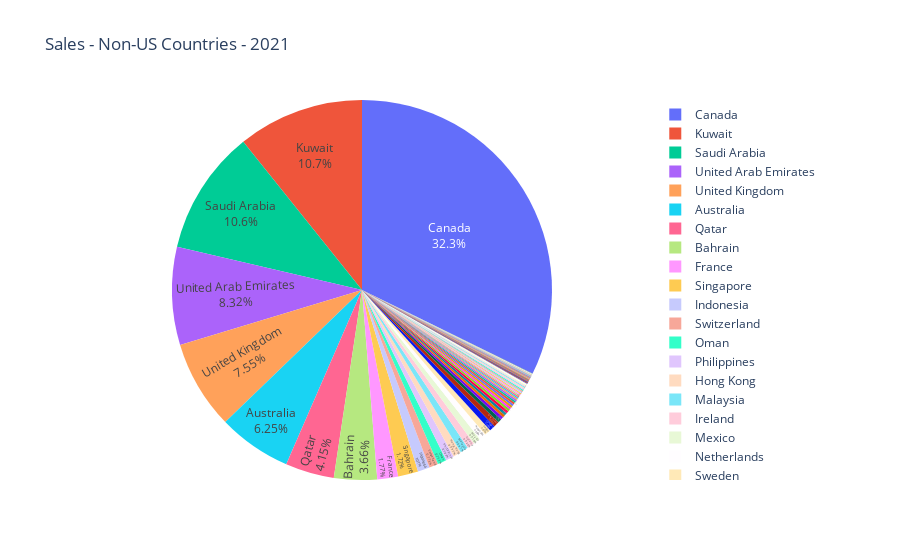

Notebook cell for this chart:
### Code cell
# Plotly pie chart - net sales by "country" column value - 2021
fig_sales_country_2021 = px.pie(per_country_sales_2021_df, names="country", values="net_sales", title="Sales - Non-US Countries - 2021",
    labels={"country" : 'Country', "net_sales" :'Sales in $'})
fig_sales_country_2021.update_traces(textposition='inside', textinfo='percent+label')

fig_sales_country_2021.show()

### Figure 1 — Plotly figure (JSON) as saved in the notebook; plotly's stock layout.template omitted (floating-point values rounded to 4 significant figures)
{"data": [{"domain": {"x": [0, 1], "y": [0, 1]}, "hovertemplate": "Country=%{label}<br>Sales in $=%{value}<extra></extra>", "labels": ["Armenia", "Australia", "Austria", "Bahamas", "Bahrain", "Barbados", "Belgium", "Belize", "Bermuda", "Brazil", "Brunei", "Bulgaria", "Cambodia", "Canada", "Cayman Islands", "Chile", "China", "Colombia", "Cyprus", "Czech Republic", "Denmark", "Dominican Republic", "Egypt", "El Salvador", "Finland", "France", "French Polynesia", "Germany", "Guatemala", "Holy See (Vatican City State)", "Hong Kong", "Iceland", "India", "Indonesia", "Ireland", "Israel", "Jamaica", "Japan", "Jersey", "Jordan", "Kuwait", "Lao People's Democratic Republic", "Lebanon", "Luxembourg", "Malaysia", "Maldives", "Mauritania", "Mexico", "Moldova, Republic Of", "Morocco", "Namibia", "Netherlands", "New Zealand", "Nigeria", "Norway", "Oman", "Pakistan", "Panama", "Paraguay", "Peru", "Philippines", "Poland", "Portugal", "Qatar", "Romania", "Russia", "Saint Lucia", "Saudi Arabia", "Serbia", "Singapore", "South Africa", "South Korea", "Spain", "Sri Lanka", "Sweden", "Switzerland", "Taiwan", "Thailand", "Trinidad And Tobago", "Ukraine", "United Arab Emirates", "United Kingdom", "Venezuela"], "legendgroup": "", "name": "", "showlegend": true, "textinfo": "percent+label", "textposition": "inside", "type": "pie", "values": [27.5, 12880.0, 187.8, 85.97, 7535.0, 349.9, 309.5, 22.5, 218.2, 357.0, 460.2, 48.88, 1041.0, 66410.0, 19.99, 209.5, 63.53, 126.2, 200.7, 118.2, 369.6, 332.0, 291.0, 459.2, 111.2, 3643.0, 22.5, 166.5, 175.5, 9.99, 1435.0, 482.5, 8.5, 2080.0, 1288.0, 127.3, 109.0, 521.2, 38.66, 185.5, 22130.0, 85.46, 201.0, 101.5, 1422.0, 87.5, 25, 1273.0, 34.99, 67.5, 42.47, 1223.0, 941.8, 92.49, 659.4, 1550.0, 82.35, 406.3, 44.99, 25, 1447.0, 230.0, 82.85, 8545.0, 91.86, 115.7, 9.99, 21820.0, 9.99, 3532.0, 89.98, 232.8, 249.5, 50, 1123.0, 1592.0, 246.3, 217.0, 237.7, 240.1, 17130.0, 15550.0, 27.5]}], "layout": {"legend": {"tracegroupgap": 0}, "title": {"text": "Sales - Non-US Countries - 2021"}}}
